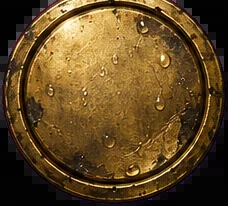
#> input picture site/img/ui/coin.webp, 228 x 206 px
$ python -i slice_kit.py   (imports and definitions only)
#> lines starting #> are read from the running program, lines starting #| are printed output that depends on the picture
"""Cut the website UI-kit sheets (ChatGPT, magenta #FF00FF background) into trimmed transparent webp pieces.

    python tools/site/slice_kit.py <src dir with the sheet PNGs>

Each sheet is a strict grid; every cell's piece is keyed off the magenta, despilled, trimmed and written to
site/img/<group>/<name>.webp no larger than its max size. Textures and hero art are copied as opaque webp.
"""
import os
import sys

import numpy as np
from PIL import Image
from scipy import ndimage

ROOT = os.path.join(os.path.dirname(__file__), '..', '..')
OUT = os.path.join(ROOT, 'site', 'img')

SHEETS = {
    'w_buttons': (3, 4, 'ui', 520, ['btn_gold', 'btn_gold_hot', 'btn_oak', 'btn_rope', 'ribbon', 'scroll', 'coin', 'coin_hot', 'coin_iron', 'tab', 'tag', 'toggle']),
    'w_frames': (4, 4, 'ui', 360, ['corner_tl', 'corner_tr', 'corner_bl', 'corner_br', 'ring_round', 'ring_square', 'ring_hex', 'div_anchor',
                                    'div_compass', 'bar_gold', 'nameplate', 'notice', 'seal', 'wreath', 'lantern', 'knot']),
    'w_icons_nav': (4, 4, 'ico', 160, ['home', 'creatures', 'captains', 'ships', 'world', 'boarding', 'island', 'forum',
                                        'news', 'guides', 'trade', 'bugs', 'offtopic', 'search', 'messages', 'bell']),
    'w_icons_forum': (4, 4, 'ico', 160, ['pinned', 'official', 'hot', 'locked', 'reply', 'edit', 'quote', 'link',
                                          'report', 'hide', 'clock', 'star', 'rep', 'mention', 'achievements', 'new']),
    'w_ranks': (4, 2, 'rank', 200, ['r1', 'r2', 'r3', 'r4', 'r5', 'r6', 'r7', 'r8']),
    'gt_icons': (4, 4, 'ico', 160, ['doubloon', 'silver', 'hourglass', 'scroll', 'phial', 'spyglass', 'compass', 'chest',
                                     'tools', 'anchor', 'cutlasses', 'cannon', 'lighthouse', 'quest', 'gift', 'bell2']),
    'gt_logo': (1, 1, 'brand', 900, ['logo']),
    'gt_loader_wheel': (1, 1, 'brand', 256, ['wheel']),
    'w_medals': (4, 4, 'medal', 200, ['kraken', 'ship', 'cannon', 'chest', 'compass', 'wave', 'storm', 'lighthouse',
                                       'island', 'coins', 'cutlass', 'flag', 'chart', 'bell', 'pearl', 'crown']),
}
SQUARE = {'ico', 'rank', 'medal'}
OPAQUE = {'w_tex_wood': ('tex', 'wood', 512), 'w_tex_parchment': ('tex', 'parchment', 512),
          'w_hero_forum': ('hero', 'forum', 1920), 'gt_title_wide': ('hero', 'home', 1920), 'gt_title_mobile': ('hero', 'home_m', 1600),
          'gt_load_sea': ('hero', 'sea', 1920), 'gt_load_island': ('hero', 'island', 1920), 'gt_load_battle': ('hero', 'battle', 1920),
          'gt_load_start': ('hero', 'cabin', 1920), 'gt_icon': ('brand', 'icon', 512), 'w_hero_bestiary': ('hero', 'bestiary', 1920)}


def key(rgb: np.ndarray) -> np.ndarray:
    """RGBA from RGB on magenta: alpha by how magenta a pixel is, the magenta spill pulled out of the edges."""
    r, g, b = (rgb[..., i].astype(np.float32) for i in range(3))
    m = np.minimum(r, b) - g  # magenta-ness: high on the background, ~0 on the painting
    a = np.clip(1.0 - (m - 60.0) / 110.0, 0.0, 1.0)  # m<=60 opaque, m>=170 clear
    spill = np.clip(m, 0, None) * (1.0 - a * 0.35)
    out = np.stack([np.clip(r - spill, 0, 255), g, np.clip(b - spill, 0, 255), a * 255.0], -1)
    return out.astype(np.uint8)


def trim(im: Image.Image) -> Image.Image:
    a = np.asarray(im)[..., 3]
    ys, xs = np.where(a > 24)
    if not len(xs):
        return im
    pad = 2
    return im.crop((max(0, xs.min() - pad), max(0, ys.min() - pad), min(im.width, xs.max() + pad + 1), min(im.height, ys.max() + pad + 1)))


def lift(rgba: Image.Image, x0: int, y0: int, x1: int, y1: int) -> Image.Image:
    """A cell's piece whole: a piece painted over its cell's edge (a coin's rim above the row) is not cut — the window
    grows by half a cell all round and keeps the shapes that touch the cell's own middle part."""
    W, H = rgba.size
    mx, my = (x1 - x0) // 2, (y1 - y0) // 2
    X0, Y0, X1, Y1 = max(0, x0 - mx), max(0, y0 - my), min(W, x1 + mx), min(H, y1 + my)
    win = rgba.crop((X0, Y0, X1, Y1))
    a = np.asarray(win)[..., 3] > 24
    lab, n = ndimage.label(a)
    if not n:
        return rgba.crop((x0, y0, x1, y1))
    # the shapes with any pixel inside the inner 60% of the cell; small specks dropped
    ix0, iy0 = x0 - X0 + (x1 - x0) // 5, y0 - Y0 + (y1 - y0) // 5
    ix1, iy1 = x1 - X0 - (x1 - x0) // 5, y1 - Y0 - (y1 - y0) // 5
    keep = set(np.unique(lab[iy0:iy1, ix0:ix1])) - {0}
    sizes = ndimage.sum(a, lab, range(1, n + 1))
    keep |= {i + 1 for i, sz in enumerate(sizes) if sz > 40 and (i + 1) in keep}
    mask = np.isin(lab, list(keep))
    out = np.asarray(win).copy()
    out[..., 3] = np.where(mask, out[..., 3], 0)
    return Image.fromarray(out, 'RGBA')


def main(src: str) -> None:
    for name, (cols, rows, group, px, ids) in SHEETS.items():
        p = os.path.join(src, name + '.png')
        if not os.path.exists(p):
            print('missing', name)
            continue
        rgba = Image.fromarray(key(np.asarray(Image.open(p).convert('RGB'))), 'RGBA')
        W, H = rgba.size
        os.makedirs(os.path.join(OUT, group), exist_ok=True)
        for k, pid in enumerate(ids):
            c, r = k % cols, k // cols
            piece = trim(lift(rgba, c * W // cols, r * H // rows, (c + 1) * W // cols, (r + 1) * H // rows))
            if pid.endswith('_hot'):
                # a glow painted over magenta keeps a pink cast in its soft edge: a warm glow has less blue than green
                q = np.asarray(piece).astype(np.int16)
                soft = q[..., 3] < 235
                pink = soft & (q[..., 2] > q[..., 1])
                for ch, v in enumerate((246, 186, 84)):
                    q[..., ch] = np.where(pink, v, q[..., ch])
                piece = Image.fromarray(q.clip(0, 255).astype(np.uint8), 'RGBA')
            piece.thumbnail((px, px), Image.LANCZOS)
            if group in SQUARE:
                # icons, ranks and medals go into square boxes on the page: centred on a square canvas, never squashed
                side = max(piece.size)
                sq = Image.new('RGBA', (side, side), (0, 0, 0, 0))
                sq.paste(piece, ((side - piece.width) // 2, (side - piece.height) // 2))
                piece = sq
            piece.save(os.path.join(OUT, group, pid + '.webp'), 'WEBP', quality=88, method=6)
        print(name, len(ids))
    for name, (group, pid, px) in OPAQUE.items():
        p = os.path.join(src, name + '.png')
        if not os.path.exists(p):
            print('missing', name)
            continue
        im = Image.open(p).convert('RGB')
        im.thumbnail((px, px), Image.LANCZOS)
        os.makedirs(os.path.join(OUT, group), exist_ok=True)
        im.save(os.path.join(OUT, group, pid + '.webp'), 'WEBP', quality=82, method=6)
        print(name, im.size)


# [2 lines not run here, left out]

>>> import cv2
>>> picture = cv2.imread('../../site/img/ui/coin.webp', cv2.IMREAD_GRAYSCALE)
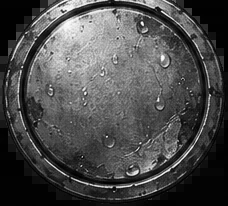
#> picture: shape (206, 228); min 0, max 253, mean 74.9
#> (the run stopped early here; a loop or call above may not have finished)

$ run again, on site/img/ui/corner_tl.webp
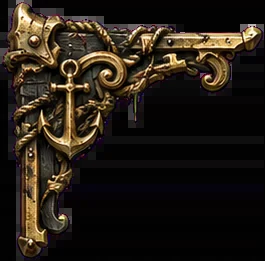
#> input picture site/img/ui/corner_tl.webp, 265 x 261 px
#> `picture = cv2.imread('../../site/img/ui/coin.webp', cv2.IMREAD_GRAYSCA..`:
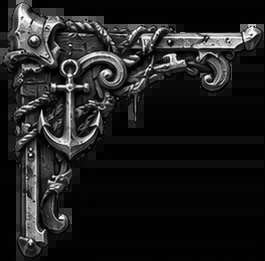
#> picture: shape (261, 265); min 0, max 254, mean 30.8

$ run again, on site/img/ui/corner_tr.webp
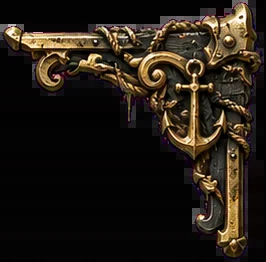
#> input picture site/img/ui/corner_tr.webp, 266 x 262 px
#> `picture = cv2.imread('../../site/img/ui/coin.webp', cv2.IMREAD_GRAYSCA..`:
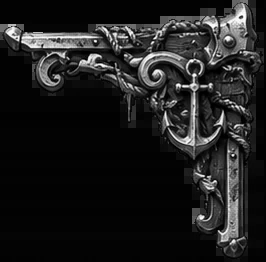
#> picture: shape (262, 266); min 0, max 254, mean 30.4

$ run again, on site/img/ui/notice.webp
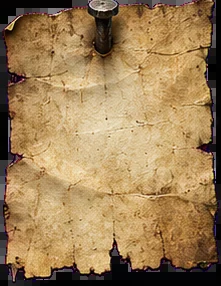
#> input picture site/img/ui/notice.webp, 221 x 286 px
#> `picture = cv2.imread('../../site/img/ui/coin.webp', cv2.IMREAD_GRAYSCA..`:
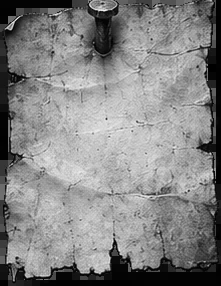
#> picture: shape (286, 221); min 0, max 242, mean 132.6
